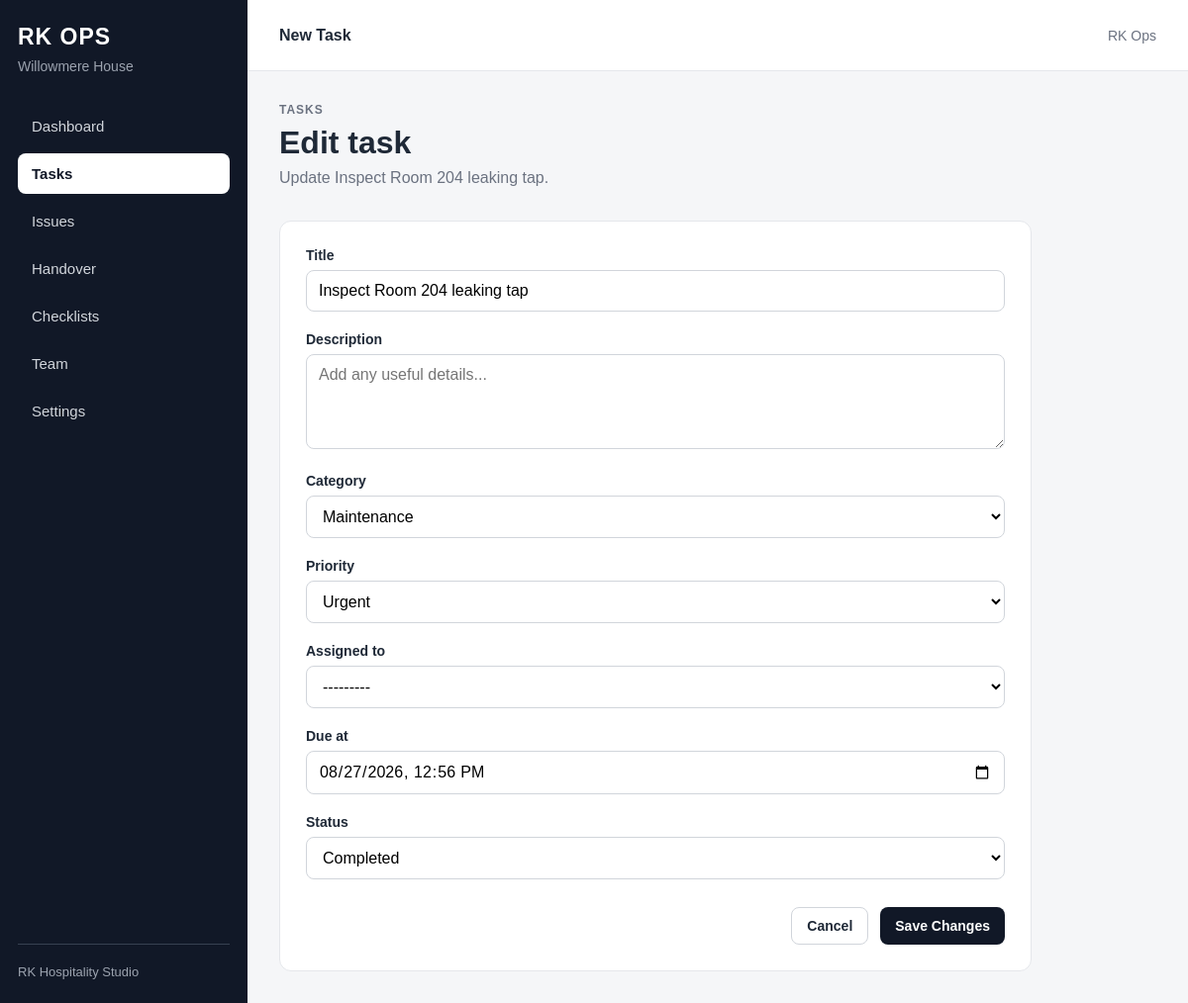
Screenshot of /tasks/2/edit/ with the database file from the repository.
### properties/models.py (models this page shows, shortened)
class Property(models.Model):
    name = models.CharField(max_length=150)
    slug = models.SlugField(unique=True)
    address_line_1 = models.CharField(max_length=150, blank=True)
    address_line_2 = models.CharField(max_length=150, blank=True)
    town_city = models.CharField(max_length=100, blank=True)
    postcode = models.CharField(max_length=20, blank=True)
    phone = models.CharField(max_length=30, blank=True)
    email = models.EmailField(blank=True)
    is_active = models.BooleanField(default=True)
    created_at = models.DateTimeField(auto_now_add=True)
    updated_at = models.DateTimeField(auto_now=True)
    class Meta:
        verbose_name_plural = "Properties"
        ordering = ["name"]

### operations/models.py (models this page shows, shortened)
class Task(models.Model):
    class Priority(models.TextChoices):
        LOW = "low", "Low"
        MEDIUM = "medium", "Medium"
        HIGH = "high", "High"
        URGENT = "urgent", "Urgent"
    class Status(models.TextChoices):
        OPEN = "open", "Open"
        IN_PROGRESS = "in_progress", "In Progress"
        COMPLETED = "completed", "Completed"
        CANCELLED = "cancelled", "Cancelled"
    class Category(models.TextChoices):
        FRONT_OFFICE = "front_office", "Front Office"
        HOUSEKEEPING = "housekeeping", "Housekeeping"
        MAINTENANCE = "maintenance", "Maintenance"
        FOOD_BEVERAGE = "food_beverage", "Food & Beverage"
        MANAGEMENT = "management", "Management"
        OTHER = "other", "Other"
    property = models.ForeignKey(
        Property,
        on_delete=models.CASCADE,
        related_name="tasks",
    )
    title = models.CharField(max_length=200)
    description = models.TextField(blank=True)
    category = models.CharField(
        max_length=30,
        choices=Category.choices,
        default=Category.OTHER,
    )
    priority = models.CharField(
        max_length=20,
        choices=Priority.choices,
        default=Priority.MEDIUM,
    )
    assigned_to = models.ForeignKey(
        settings.AUTH_USER_MODEL,
        on_delete=models.SET_NULL,
        null=True,
        blank=True,
        related_name="assigned_ops_tasks",
    )
    due_at = models.DateTimeField(
        null=True,
        blank=True,
    )
    status = models.CharField(
        max_length=20,
        choices=Status.choices,
        default=Status.OPEN,
    )
    completed_at = models.DateTimeField(
        null=True,
        blank=True,
    )
    created_at = models.DateTimeField(auto_now_add=True)
    updated_at = models.DateTimeField(auto_now=True)
    class Meta:
        ordering = ["due_at", "-priority", "-created_at"]

### operations/views.py (the view)
def task_edit(request, pk):
    property_obj = get_object_or_404(
        Property,
        slug="willowmere-house",
        is_active=True,
    )
    task = get_object_or_404(
        Task,
        pk=pk,
        property=property_obj,
    )
    if request.method == "POST":
        form = TaskForm(
            request.POST,
            instance=task,
        )
        if form.is_valid():
            updated_task = form.save(commit=False)
            if (
                updated_task.status == Task.Status.COMPLETED
                and not updated_task.completed_at
            ):
                updated_task.completed_at = timezone.now()
            elif updated_task.status != Task.Status.COMPLETED:
                updated_task.completed_at = None
            updated_task.save()
            return redirect("operations:task_list")
    else:
        form = TaskForm(instance=task)
    context = {
        "property": property_obj,
        "task": task,
        "form": form,
        "active_page": "tasks",
        "form_mode": "edit",
    }
    return render(
        request,
        "operations/task_form.html",
        context,
    )

### operations/templates/operations/task_form.html (shortened to what this page needs)
{% extends "operations/base.html" %}
{% block topbar_title %}
New Task
{% endblock %}
{% block content %}
<p class="page-eyebrow">
    Tasks
</p>
<h1 class="page-title">
    {% if form_mode == "edit" %}
        Edit task
    {% else %}
        Create task
    {% endif %}
</h1>
<p class="page-subtitle">
    {% if form_mode == "edit" %}
        Update {{ task.title }}.
    {% else %}
        Add a new operational task for {{ property.name }}.
    {% endif %}
</p>
<section class="section">
    <form
        method="post"
        class="form-card"
    >
        {% for field in form %}
            <div class="form-group">
                <label for="{{ field.id_for_label }}">
                    {{ field.label }}
                </label>
                {{ field }}
            </div>
        {% endfor %}
        <div class="form-actions">
            <a
                href="{% url 'operations:task_list' %}"
                class="secondary-button"
            >
                Cancel
            </a>
            <button
                type="submit"
                class="button"
            >
                {% if form_mode == "edit" %}
                    Save Changes
                {% else %}
                    Create Task
                {% endif %}
            </button>
        </div>
    </form>
</section>
{% endblock %}

### operations/templates/operations/base.html (shortened to what this page needs)
<!DOCTYPE html>
<html lang="en">
<head>
</head>
<body>
<div class="app-shell">
    <aside class="sidebar">
        <div class="brand">
            RK OPS
        </div>
        <div class="property-name">
            {{ property.name|default:"Operations" }}
        </div>
        <nav class="nav">
            <a
                href="{% url 'operations:dashboard' %}"
                class="nav-link {% if active_page == 'dashboard' %}active{% endif %}"
            >
                Dashboard
            </a>
            <a
                href="{% url 'operations:task_list' %}"
                class="nav-link {% if active_page == 'tasks' %}active{% endif %}"
            >
                Tasks
            </a>
            <a
                href="{% url 'operations:issue_list' %}"
                class="nav-link {% if active_page == 'issues' %}active{% endif %}"
            >
                Issues
            </a>
            <a
                href="{% url 'operations:handover_list' %}"
                class="nav-link {% if active_page == 'handover' %}active{% endif %}"
            >
                Handover
            </a>
            <a
                href="#"
                class="nav-link"
            >
                Checklists
            </a>
            <a
                href="#"
                class="nav-link"
            >
                Team
            </a>
            <a
                href="#"
                class="nav-link"
            >
                Settings
            </a>
        </nav>
        <div class="sidebar-footer">
            RK Hospitality Studio
        </div>
    </aside>
    <div class="main">
        <header class="topbar">
            <div class="topbar-title">
                {% block topbar_title %}{% endblock %}
            </div>
            <div class="user-area">
                {% if request.user.is_authenticated %}
                    {{ request.user.username }}
                {% else %}
                    RK Ops
                {% endif %}
            </div>
        </header>
        <main class="content">
            {% block content %}
            {% endblock %}
        </main>
    </div>
</div>
</body>
</html>

### operations/templates/operations/base.html (style rules this page uses)
* { box-sizing: border-box; }
body { margin: 0; font-family: Arial, sans-serif; background: #f5f6f8; color: #1f2937; }
a { color: inherit; text-decoration: none; }
.app-shell { min-height: 100vh; display: flex; }
.sidebar { width: 250px; background: #111827; color: white; padding: 24px 18px; display: flex; flex-direction: column; position: fixed; inset: 0 auto 0 0; }
.brand { font-size: 23px; font-weight: 700; letter-spacing: 1px; margin-bottom: 8px; }
.property-name { font-size: 14px; color: #9ca3af; margin-bottom: 32px; }
.nav { display: flex; flex-direction: column; gap: 7px; }
.nav-link { padding: 12px 14px; border-radius: 8px; color: #d1d5db; font-size: 15px; transition: 0.15s ease; }
.nav-link.active { background: white; color: #111827; font-weight: 700; }
.sidebar-footer { margin-top: auto; padding-top: 20px; border-top: 1px solid #374151; color: #9ca3af; font-size: 13px; }
.main { flex: 1; margin-left: 250px; min-width: 0; }
.topbar { height: 72px; background: white; border-bottom: 1px solid #e5e7eb; display: flex; align-items: center; justify-content: space-between; padding: 0 32px; }
.topbar-title { font-weight: 700; }
.user-area { font-size: 14px; color: #6b7280; }
.content { max-width: 1250px; margin: 0 auto; padding: 32px; }
.page-eyebrow { margin: 0 0 8px; color: #6b7280; font-size: 12px; font-weight: 700; text-transform: uppercase; letter-spacing: 1px; }
.page-title { margin: 0; font-size: 32px; }
.page-subtitle { margin: 8px 0 0; color: #6b7280; }
.section { margin-top: 34px; }
.button { display: inline-flex; align-items: center; justify-content: center; border: 0; border-radius: 8px; padding: 10px 15px; background: #111827; color: white; font-size: 14px; font-weight: 700; cursor: pointer; }

### operations/templates/operations/task_form.html (style rules this page uses)
.form-card { max-width: 760px; background: white; border: 1px solid #e5e7eb; border-radius: 12px; padding: 26px; }
.form-group { margin-bottom: 20px; }
.form-group label { display: block; margin-bottom: 7px; font-size: 14px; font-weight: 700; }
.form-control { width: 100%; border: 1px solid #d1d5db; border-radius: 8px; padding: 11px 12px; font: inherit; background: white; }
textarea.form-control { resize: vertical; }
.form-actions { margin-top: 28px; display: flex; justify-content: flex-end; gap: 12px; }
.secondary-button { display: inline-flex; align-items: center; justify-content: center; border-radius: 8px; padding: 10px 15px; border: 1px solid #d1d5db; background: white; font-size: 14px; font-weight: 700; }

### rows the page displays
Property: name "Willowmere House"
Task: title "Inspect Room 204 leaking tap", form "Inspect Room 204 leaking tap" "Maintenance" "Urgent" "---------" "08/27/2026 12:56" "Completed"

### other values shown
{{ field.label }} "Title" "Description" "Category" "Priority" "Assigned to" "Due at" "Status"
